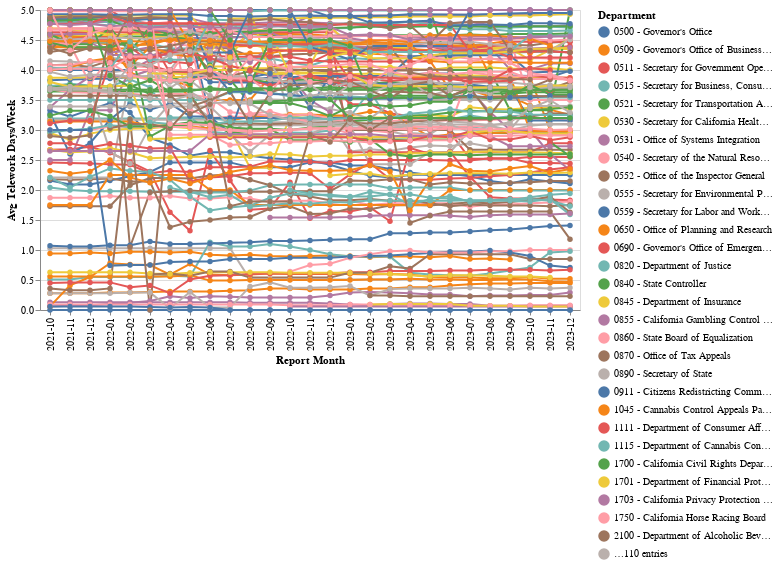

The notebook cell this image was saved under:
### Code cell
make_line(telework_day_tr, x_col="Report Month", y_col="Avg Telework Days/Week", color="Department")

### Figure 1 — Vega-Lite specification as saved in the notebook (floating-point values rounded to 4 significant figures; data arrays with more than 128 entries replaced by an {"elided": "..."} marker saying what was removed)
{"config": {"view": {"continuousWidth": 300, "continuousHeight": 300}}, "data": {"name": "data-66b48cd91e5ddf48dc48a68fc3c3bd7a"}, "mark": {"type": "line", "point": true}, "encoding": {"color": {"field": "Department", "type": "nominal"}, "tooltip": [{"field": "Report Month", "type": "nominal"}, {"field": "Avg Telework Days/Week", "type": "quantitative"}], "x": {"field": "Report Month", "type": "nominal"}, "y": {"field": "Avg Telework Days/Week", "type": "quantitative"}}, "$schema": "https://vega.github.io/schema/vega-lite/v5.15.1.json", "datasets": {"data-66b48cd91e5ddf48dc48a68fc3c3bd7a": {"elided": "3421 records"}}}
